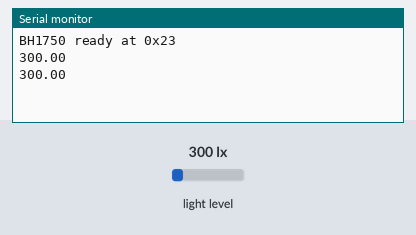
Bench run of a sketch on a simulated Arduino Uno, built with avr-gcc and run on an emulated ATmega328P. Parts: the last lines printed to the serial monitor. Inputs (shaded band) come from the test bench; at power-on: light level 300 lx.

Above: at 3.8 s.
3.9 s: light level set to 40 lx
At 7.2 s:
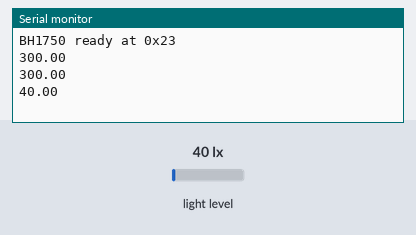
7.8 s: light level set to 500 lx
At 9.5 s:
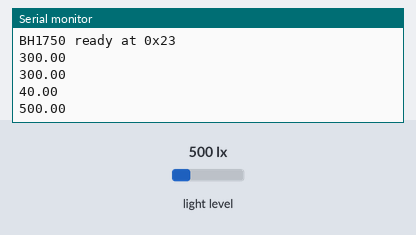
Timing chart, 0 to 11.0 s (numbered marks = the images above; inputs shaded):
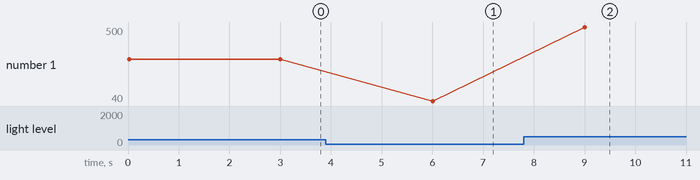

The sketch:

BH1750.ino
```cpp
#include <Wire.h>
#include <BH1750.h>

BH1750 lightMeter;

bool initBH1750() {
  if (lightMeter.begin(BH1750::CONTINUOUS_HIGH_RES_MODE, 0x23)) {
    Serial.println("BH1750 ready at 0x23");
    return true;
  }
  if (lightMeter.begin(BH1750::CONTINUOUS_HIGH_RES_MODE, 0x5C)) {
    Serial.println("BH1750 ready at 0x5C");
    return true;
  }
  return false;
}

void setup() {
  Serial.begin(9600);
  while (!Serial);
  Wire.begin();
  // Optional: slow the bus a bit if wiring is long/noisy
  // Wire.setClock(100000); // 100 kHz

  if (!initBH1750()) {
    Serial.println("BH1750 not detected. Check wiring & address (0x23/0x5C).");
    while (1);
  }
}

void loop() {
  float lux = lightMeter.readLightLevel();
  Serial.println(lux);  // just the number, perfect for Node-RED
  delay(3000);
}
```

Measured:
- after the input at 3.9 s, the serial monitor: prints a new line after 2.1 s (image 1)
- after the input at 7.8 s, the serial monitor: prints a new line after 1.2 s (image 2)
- plotted number 1: 300 → 40 after the input at 3.9 s, 40 → 500 after the input at 7.8 s
